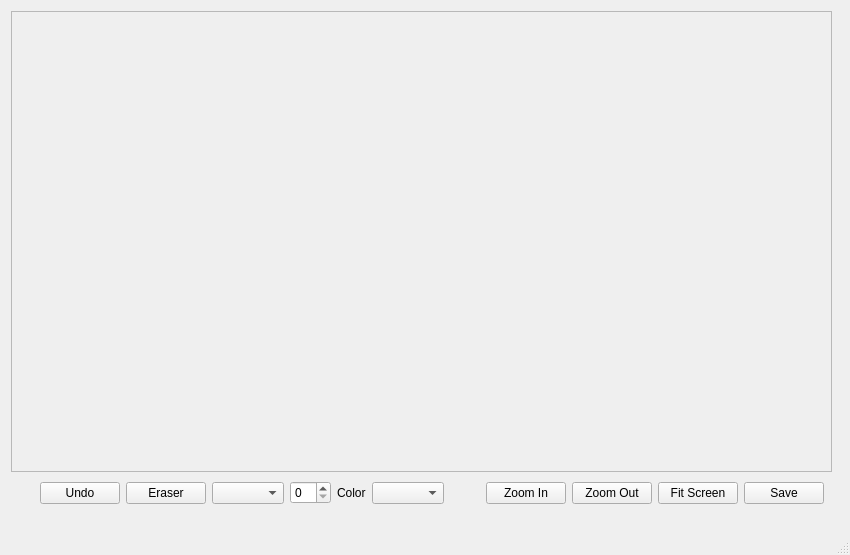
<?xml version="1.0" encoding="UTF-8"?>
<ui version="4.0">
 <class>PaintApp</class>
 <widget class="QMainWindow" name="PaintApp">
  <property name="windowModality">
   <enum>Qt::ApplicationModal</enum>
  </property>
  <property name="geometry">
   <rect>
    <x>0</x>
    <y>0</y>
    <width>850</width>
    <height>555</height>
   </rect>
  </property>
  <property name="windowTitle">
   <string>MainWindow</string>
  </property>
  <widget class="QWidget" name="centralwidget">
   <widget class="QScrollArea" name="scrollArea">
    <property name="geometry">
     <rect>
      <x>11</x>
      <y>11</y>
      <width>821</width>
      <height>461</height>
     </rect>
    </property>
    <property name="widgetResizable">
     <bool>true</bool>
    </property>
    <widget class="QWidget" name="scrollAreaWidgetContents">
     <property name="geometry">
      <rect>
       <x>0</x>
       <y>0</y>
       <width>819</width>
       <height>459</height>
      </rect>
     </property>
     <widget class="QLabel" name="img">
      <property name="geometry">
       <rect>
        <x>23</x>
        <y>17</y>
        <width>781</width>
        <height>431</height>
       </rect>
      </property>
      <property name="minimumSize">
       <size>
        <width>781</width>
        <height>431</height>
       </size>
      </property>
      <property name="maximumSize">
       <size>
        <width>781</width>
        <height>431</height>
       </size>
      </property>
      <property name="mouseTracking">
       <bool>true</bool>
      </property>
      <property name="text">
       <string/>
      </property>
      <property name="pixmap">
       <pixmap>../../rosbag/ACM-BIKE-SAMPLE/normal.png</pixmap>
      </property>
      <property name="scaledContents">
       <bool>true</bool>
      </property>
      <property name="wordWrap">
       <bool>false</bool>
      </property>
     </widget>
    </widget>
   </widget>
   <widget class="QWidget" name="layoutWidget">
    <property name="geometry">
     <rect>
      <x>40</x>
      <y>480</y>
      <width>784</width>
      <height>26</height>
     </rect>
    </property>
    <layout class="QHBoxLayout" name="horizontalLayout">
     <item>
      <widget class="QPushButton" name="undo">
       <property name="text">
        <string>Undo</string>
       </property>
      </widget>
     </item>
     <item>
      <widget class="QPushButton" name="erase">
       <property name="text">
        <string>Eraser</string>
       </property>
      </widget>
     </item>
     <item>
      <widget class="QComboBox" name="tool"/>
     </item>
     <item>
      <widget class="QSpinBox" name="brushSize"/>
     </item>
     <item>
      <widget class="QLabel" name="label_2">
       <property name="text">
        <string>Color</string>
       </property>
      </widget>
     </item>
     <item>
      <widget class="QComboBox" name="target">
       <property name="duplicatesEnabled">
        <bool>true</bool>
       </property>
      </widget>
     </item>
     <item>
      <spacer name="horizontalSpacer">
       <property name="orientation">
        <enum>Qt::Horizontal</enum>
       </property>
       <property name="sizeHint" stdset="0">
        <size>
         <width>108</width>
         <height>20</height>
        </size>
       </property>
      </spacer>
     </item>
     <item>
      <widget class="QPushButton" name="zoomin">
       <property name="text">
        <string>Zoom In</string>
       </property>
      </widget>
     </item>
     <item>
      <widget class="QPushButton" name="zoomout">
       <property name="text">
        <string>Zoom Out</string>
       </property>
      </widget>
     </item>
     <item>
      <widget class="QPushButton" name="fit">
       <property name="text">
        <string>Fit Screen</string>
       </property>
      </widget>
     </item>
     <item>
      <widget class="QPushButton" name="saveButton">
       <property name="text">
        <string>Save</string>
       </property>
      </widget>
     </item>
    </layout>
   </widget>
  </widget>
  <widget class="QMenuBar" name="menubar">
   <property name="geometry">
    <rect>
     <x>0</x>
     <y>0</y>
     <width>850</width>
     <height>20</height>
    </rect>
   </property>
  </widget>
  <widget class="QStatusBar" name="statusbar"/>
 </widget>
 <resources/>
 <connections/>
</ui>
